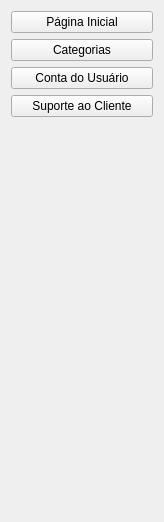
            <widget class="QWidget" name="page">
             <property name="geometry">
              <rect>
               <x>0</x>
               <y>0</y>
               <width>164</width>
               <height>522</height>
              </rect>
             </property>
             <property name="styleSheet">
              <string notr="true"/>
             </property>
             <attribute name="label">
              <string>Página 1</string>
             </attribute>
             <layout class="QVBoxLayout" name="verticalLayout_4">
              <item>
               <widget class="QPushButton" name="pushButton">
                <property name="text">
                 <string>Página Inicial</string>
                </property>
               </widget>
              </item>
              <item>
               <widget class="QPushButton" name="pushButton_2">
                <property name="text">
                 <string>Categorias</string>
                </property>
               </widget>
              </item>
              <item>
               <widget class="QPushButton" name="pushButton_3">
                <property name="text">
                 <string>Conta do Usuário</string>
                </property>
               </widget>
              </item>
              <item>
               <widget class="QPushButton" name="pushButton_4">
                <property name="text">
                 <string>Suporte ao Cliente</string>
                </property>
               </widget>
              </item>
              <item>
               <spacer name="verticalSpacer">
                <property name="orientation">
                 <enum>Qt::Vertical</enum>
                </property>
                <property name="sizeHint" stdset="0">
                 <size>
                  <width>20</width>
                  <height>40</height>
                 </size>
                </property>
               </spacer>
              </item>
             </layout>
            </widget>
